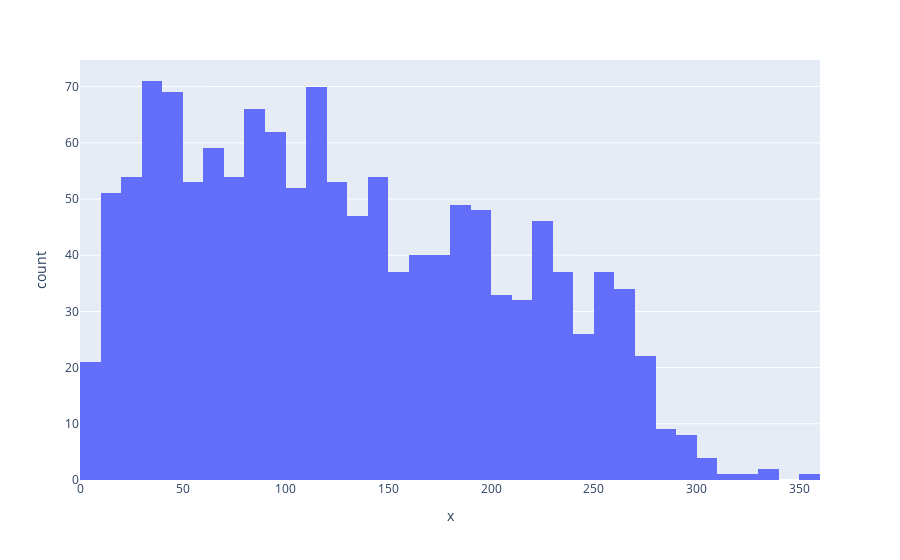

The notebook cell this image was saved under:
### Code cell
# By overall survival

px.histogram(df['Radio Therapy'], df['Overall Survival (Months)'])

### Figure 1 — Plotly figure (JSON) as saved in the notebook; plotly's stock layout.template omitted (floating-point values rounded to 4 significant figures; data arrays with more than 128 entries replaced by an {"elided": "..."} marker saying what was removed)
{"data": [{"bingroup": "x", "hovertemplate": "x=%{x}<br>count=%{y}<extra></extra>", "legendgroup": "", "marker": {"color": "#636efa", "pattern": {"shape": ""}}, "name": "", "orientation": "v", "showlegend": false, "type": "histogram", "x": {"elided": "1343 float values"}, "xaxis": "x", "yaxis": "y"}], "layout": {"barmode": "relative", "legend": {"tracegroupgap": 0}, "margin": {"t": 60}, "xaxis": {"anchor": "y", "domain": [0, 1], "title": {"text": "x"}}, "yaxis": {"anchor": "x", "domain": [0, 1], "title": {"text": "count"}}}}
